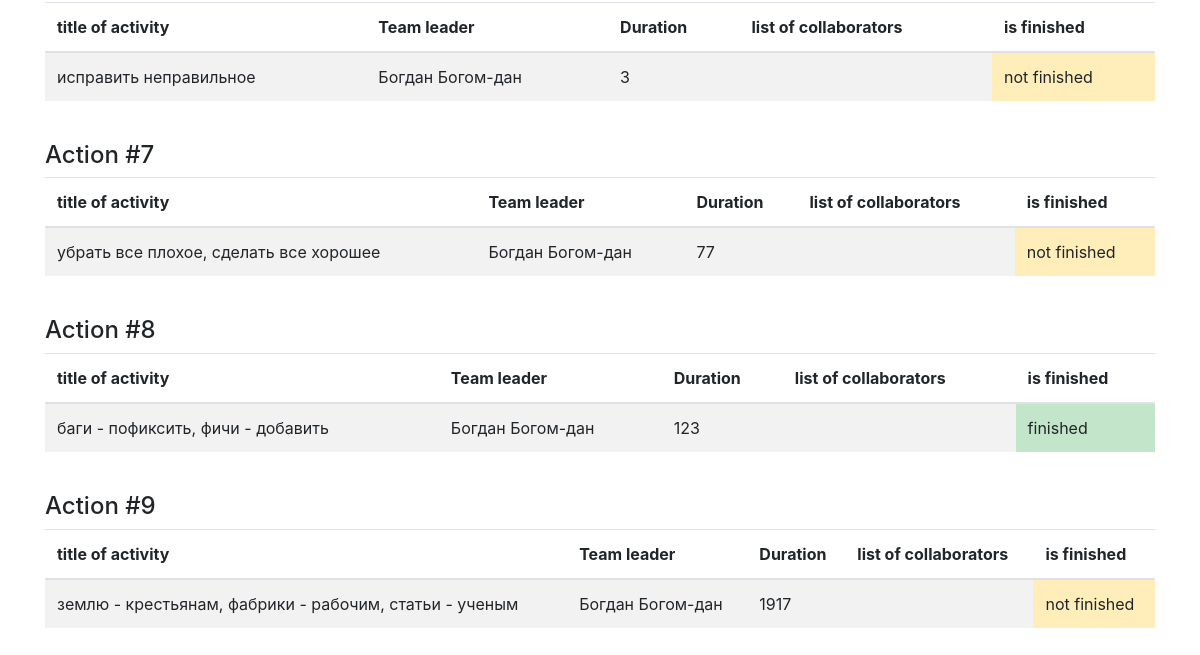
Page /jobs_list (lower part) on the earlier database version.
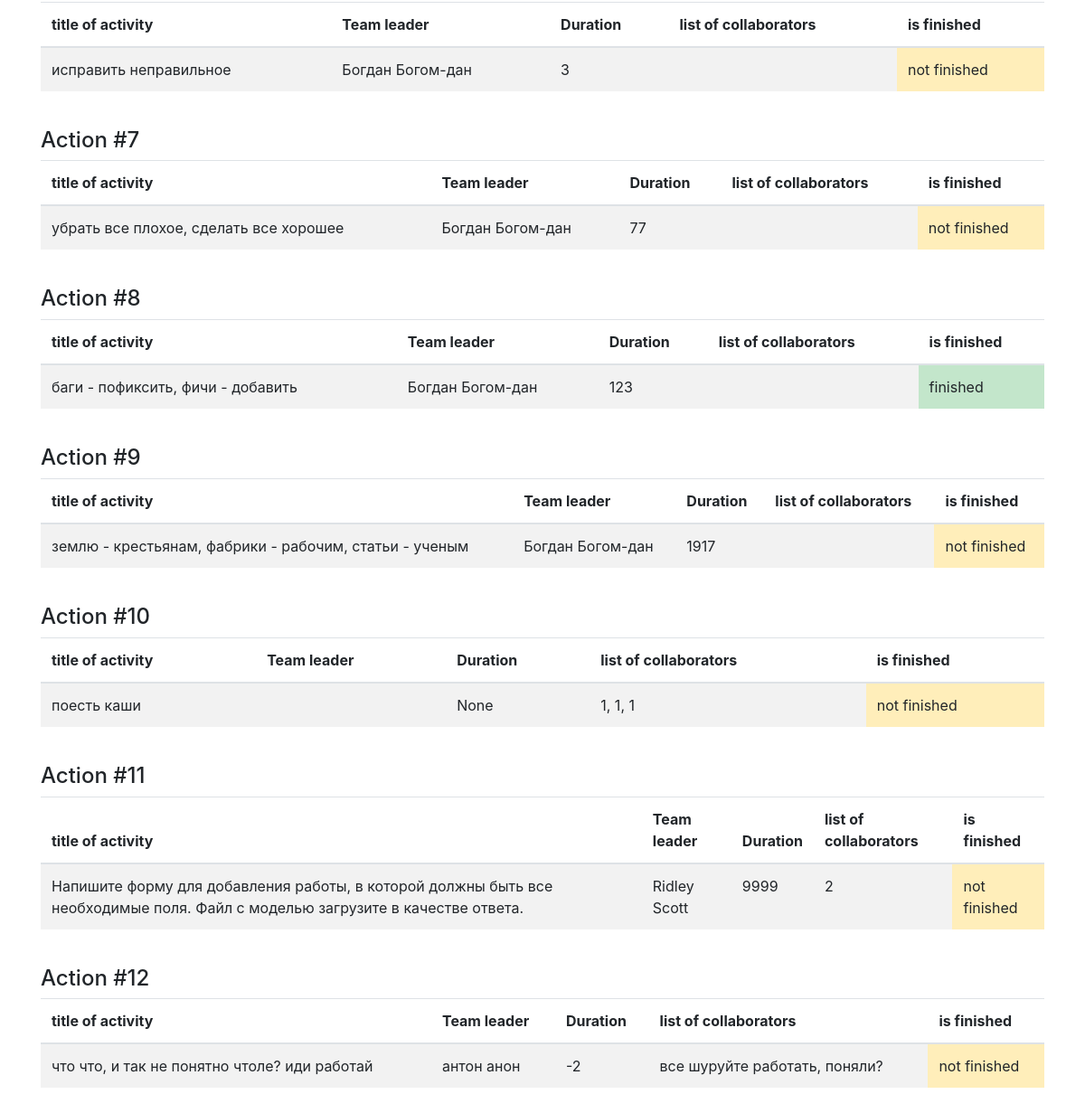
Same page on the later database version.
### data/jobs.py (models this page shows, shortened)
class Jobs(SqlAlchemyBase):
    __tablename__ = 'jobs'
    id = sqlalchemy.Column(sqlalchemy.Integer, primary_key=True, autoincrement=True)
    team_leader = sqlalchemy.Column(sqlalchemy.Integer, sqlalchemy.ForeignKey("users.id"))
    job = sqlalchemy.Column(sqlalchemy.String)
    work_size = sqlalchemy.Column(sqlalchemy.Integer)
    collaborators = sqlalchemy.Column(sqlalchemy.String)
    start_date = sqlalchemy.Column(sqlalchemy.DateTime, default=datetime.datetime.now)
    end_date = sqlalchemy.Column(sqlalchemy.DateTime)
    is_finished = sqlalchemy.Column(sqlalchemy.Boolean)
    user = orm.relation('User')

### data/users.py (models this page shows, shortened)
class User(SqlAlchemyBase, UserMixin):
    __tablename__ = 'users'
    id = sqlalchemy.Column(sqlalchemy.Integer, primary_key=True, autoincrement=True)
    surname = sqlalchemy.Column(sqlalchemy.String)
    name = sqlalchemy.Column(sqlalchemy.String)
    age = sqlalchemy.Column(sqlalchemy.Integer)
    position = sqlalchemy.Column(sqlalchemy.String)
    speciality = sqlalchemy.Column(sqlalchemy.String)
    address = sqlalchemy.Column(sqlalchemy.String)
    email = sqlalchemy.Column(sqlalchemy.String, index=True, unique=True)
    hashed_password = sqlalchemy.Column(sqlalchemy.String)
    modified_date = sqlalchemy.Column(sqlalchemy.DateTime, default=datetime.datetime.now)
    jobs = orm.relation("Jobs", back_populates='user')

### server.py (the view)
@app.route('/jobs_list')
def jobs_list():
    session = db_session.create_session()
    jobs = session.query(Jobs).all()
    return render_template('jobs_list.html', jobs=jobs)

### data/db_session.py (called while the page is built)
def create_session() -> Session:
    global __factory
    return __factory()

### templates/jobs_list.html (shortened to what this page needs)
{% extends "base.html" %}
{% block content %}
<br>
<br>
{% for job in jobs %}
<h4>Action #{{job.id}}</h4>
<table class="table table-striped table-hover">
  <thead>
    <tr>
      <th scope="col">title of activity</th>
      <th scope="col">Team leader</th>
      <th scope="col">Duration</th>
      <th scope="col">list of collaborators</th>
      <th scope="col">is finished</th>
    </tr>
  </thead>
  <tbody>
    <tr>
      <td>{{job.job}}</td>
      <td>{{job.user.name}} {{job.user.surname}}</td>
      <td>{{job.work_size}}</td>
      <td>{{job.collaborators}}</td>
      {% if job.is_finished %}
      <td class="table-success">finished</td>
      {% else %}
      <td class="table-warning">not finished</td>
      {% endif %}
    </tr>
  </tbody>
</table>
<br>
{% endfor %}
{% endblock %}

Differences in the rows shown:
added Jobs: id "10", job "поесть каши", work_size "None", collaborators "1, 1, 1", is_finished "not finished"
added Jobs: id "11", job "Напишите форму для добавления работы, в которой должны быть все необходимые поля. Файл с моделью загрузите в качестве ответа.", user.name "Ridley", user.surname "Scott", work_size "9999", collaborators "2", is_finished "not finished"
added Jobs: id "12", job "что что, и так не понятно чтоле? иди работай", user.name "антон", user.surname "анон", work_size "-2", collaborators "все шуруйте работать, поняли?", is_finished "not finished"
